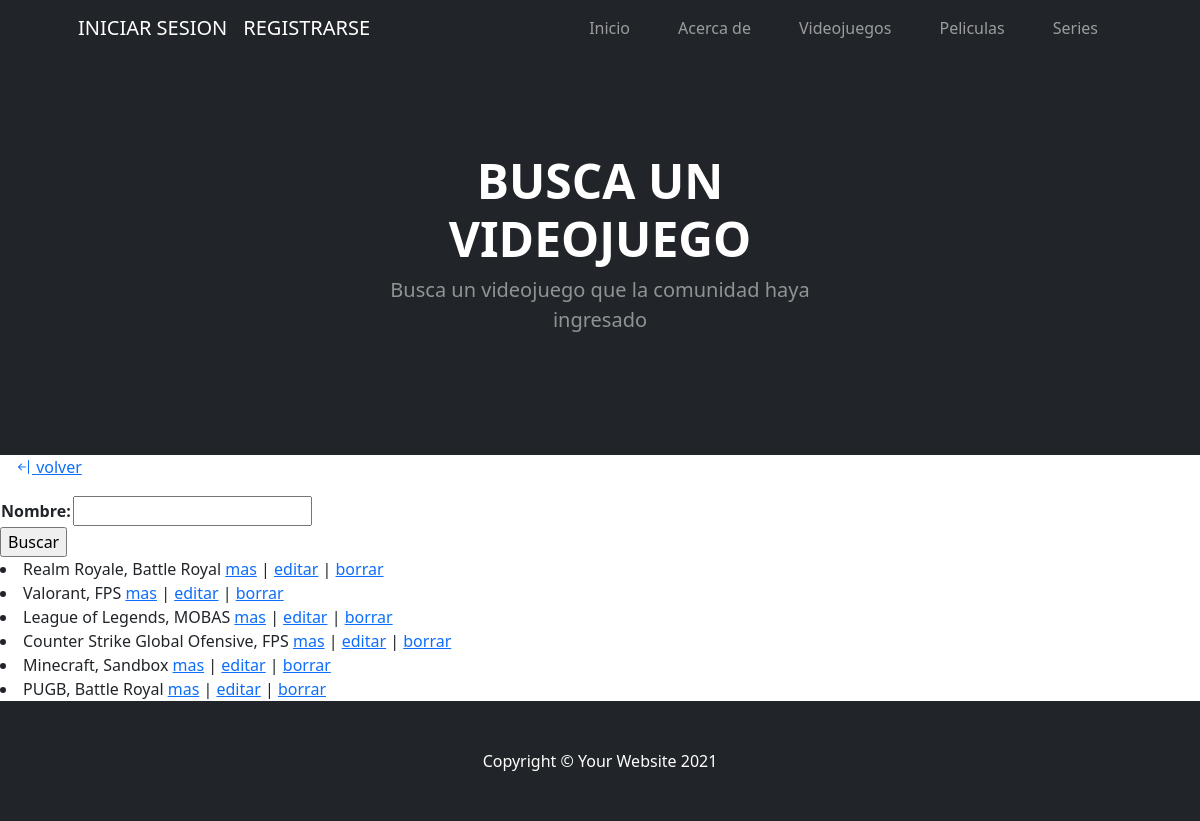
The app's page /entretenimiento/videojuegos/lista, older data.
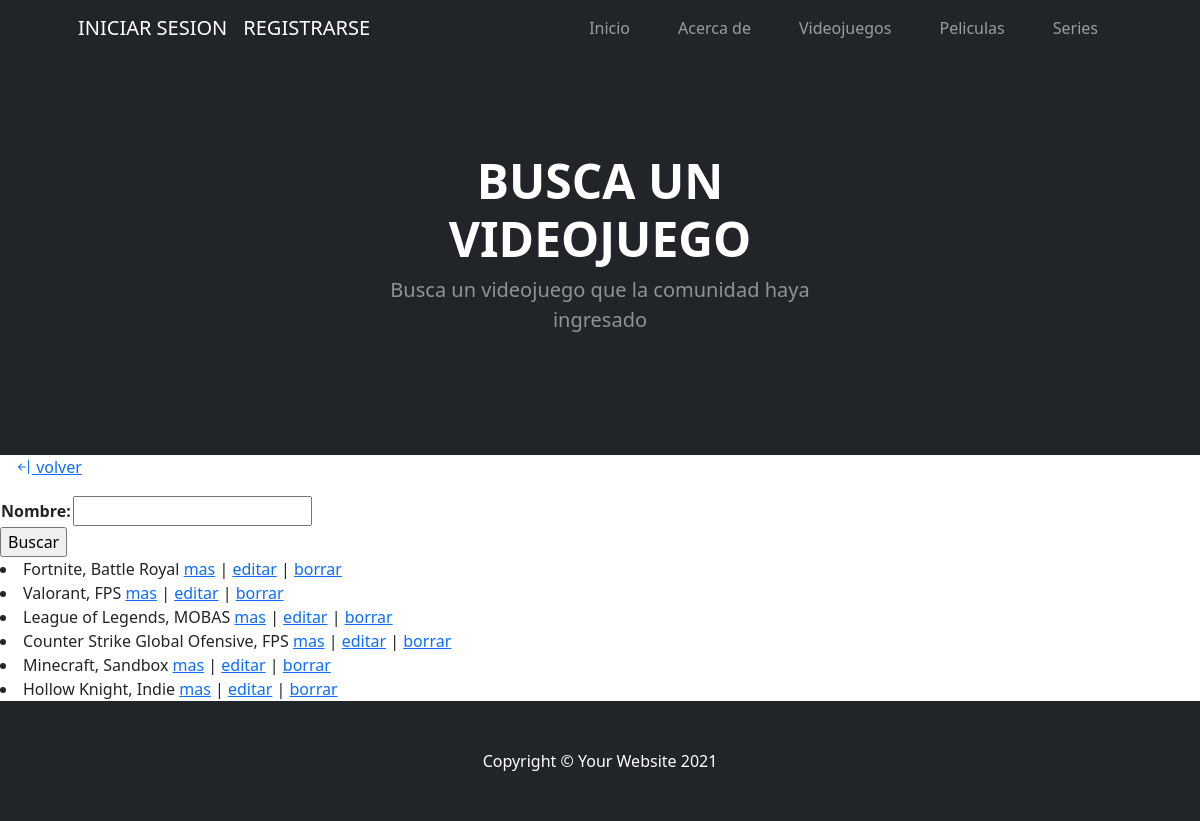
The same page, newer data.
### entretenimiento/models.py (models this page shows)
class VideoJuegos(models.Model):
    nombre = models.CharField(max_length=40)
    genero = models.CharField(max_length=20)
    divertido = models.BooleanField()
    def __str__(self):
        return f'{self.nombre}'

### entretenimiento/views.py (the view)
# urls.py: path('videojuegos/lista', views.lista_videojuegos, name='lista_videojuegos'),
def lista_videojuegos(request):
    nombre_a_buscar = request.GET.get('nombre', None)
    if nombre_a_buscar is not None:
        videojuegos = VideoJuegos.objects.filter(nombre__icontains = nombre_a_buscar)
    else:
        videojuegos = VideoJuegos.objects.all()
    form = VideoJuegosBusqueda()
    return render(request, 'entretenimiento/lista_videojuegos.html', {'form': form, 'videojuegos': videojuegos})

### entretenimiento/forms.py
class VideoJuegosBusqueda(forms.Form):
    nombre = forms.CharField(max_length=40)

### entretenimiento/templates/entretenimiento/lista_videojuegos.html (shortened to what this page needs)
{% extends 'index/index.html' %}
{% block header_block %}
        <header class="bg-dark py-5">
            <div class="container px-5">
                <div class="row gx-5 justify-content-center">
                    <div class="col-lg-6">
                        <div class="text-center my-5">
                            {% block header_text_block %}
                                <h1 class="display-5 fw-bolder text-white mb-2">BUSCA UN VIDEOJUEGO</h1>
                            {% endblock header_text_block %}
                            <p class="lead text-white-50 mb-4">Busca un videojuego que la comunidad haya ingresado</p>
                        </div>
                    </div>
                </div>
            </div>
        </header>
{% endblock header_block %}
{% block body_block %}
    <p>
        <a href={% url 'videojuego' %} style='padding: 1rem;'><i class="bi bi-arrow-bar-left"></i> volver</a>
    </p>
    <form action={% url 'lista_videojuegos' %} method='get'>
        <table>
            {{form.as_table}}
        </table>
        <input type="submit" value='Buscar'>
    </form>
    {% for videojuego in videojuegos %}
        <li>
            {{videojuego}}, {{videojuego.genero}}
            <a href={% url 'detalle_videojuego' videojuego.id %}>mas</a> |
            <a href={% url 'editar_videojuego' videojuego.id %}>editar</a> |
            <a href={% url 'borrar_videojuego' videojuego.id %}>borrar</a>
        </li>
    {% endfor %}
{% endblock body_block %}

### index/templates/index/index.html (shortened to what this page needs)
<!DOCTYPE html>
<html lang="en">
    <head>
        {% load static %}
        <link href="https://cdn.jsdelivr.net/npm/bootstrap-icons@1.4.1/font/bootstrap-icons.css" rel="stylesheet" />
        <link href={% static 'css/styles.css' %} rel="stylesheet" />
    </head>
    <body>
        <nav class="navbar navbar-expand-lg navbar-dark bg-dark">
            <div class="container px-5">
                {% if request.user.is_authenticated %}
                    <a class="navbar-brand" href={% url 'logout' %}>CERRAR SESION</a>
                {% else %}
                    <a class="navbar-brand" href={% url 'login' %}>INICIAR SESION</a>
                    <a class="navbar-brand" href={% url 'register' %}>REGISTRARSE</a>
                {% endif %}
                <div class="collapse navbar-collapse" id="navbarSupportedContent">
                    <ul class="navbar-nav ms-auto mb-2 mb-lg-0">
                        <li class="nav-item"><a class="nav-link" href={% url 'index' %}>Inicio</a></li>
                        <li class="nav-item"><a class="nav-link" href={% url 'about' %}>Acerca de</a></li>
                        <li class="nav-item"><a class="nav-link" href={% url 'videojuego' %}>Videojuegos</a></li>
                        <li class="nav-item"><a class="nav-link" href={% url 'pelicula' %}>Peliculas</a></li>
                        <li class="nav-item"><a class="nav-link" href={% url 'serie' %}>Series</a></li>
                    </ul>
                </div>
            </div>
        </nav>
        {% block header_block %}{% endblock header_block %}
        {% block body_block %}{% endblock body_block %}
        <footer class="py-5 bg-dark">
            <div class="container px-5"><p class="m-0 text-center text-white">Copyright &copy; Your Website 2021</p></div>
        </footer>
    </body>
</html>

Row changes from the older to the newer data that the page shows:
removed VideoJuegos: nombre "PUGB", genero "Battle Royal"
changed VideoJuegos "Battle Royal": nombre "Realm Royale" → "Fortnite"
added VideoJuegos: nombre "Hollow Knight", genero "Indie"
